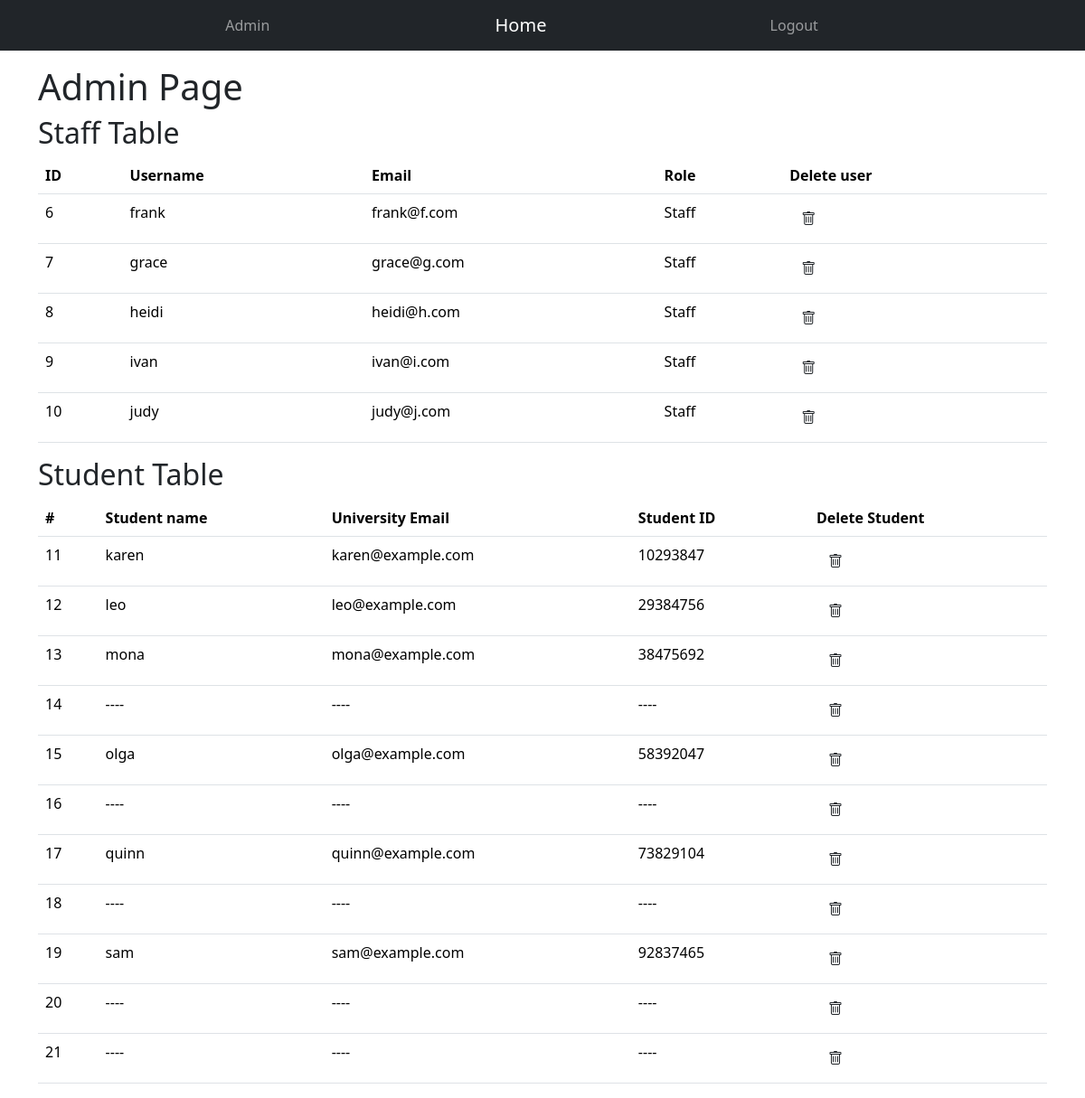
The page /admin (signed in) on the database its author committed.
### app/models.py (models this page shows, shortened)
@dataclass
class User(UserMixin, db.Model):
    __tablename__ = 'users'
    uid: so.Mapped[int] = so.mapped_column(primary_key=True)
    name: so.Mapped[str] = so.mapped_column(sa.String(32), index=True)
    username: so.Mapped[str] = so.mapped_column(sa.String(32), index=True)
    university_email: so.Mapped[str] = so.mapped_column(sa.String(120), index=True, unique=True)
    password_hash: so.Mapped[Optional[str]] = so.mapped_column(sa.String(256))
    role: so.Mapped[str] = so.mapped_column(sa.String(10), default="Student")
    __mapper_args__ = {
        "polymorphic_identity": "user",
        "polymorphic_on": role,
    }

class Admin(User):
    __mapper_args__ = {
        "polymorphic_identity": "Admin"
    }

class Student(User):
    __tablename__ = "students"
    uid: so.Mapped[int] = so.mapped_column(ForeignKey("users.uid"), primary_key=True)
    student_id: so.Mapped[int] = so.mapped_column(index=True)
    flagged: so.Mapped[bool] = so.mapped_column(sa.Boolean(), default=False)
    anonymous: so.Mapped[bool] = so.mapped_column(sa.Boolean(), default=True)
    forms_completed: so.Mapped[int] = so.mapped_column(default=0)
    best_category: so.Mapped[Optional[str]] = so.mapped_column(default=None)
    worst_category: so.Mapped[Optional[str]] = so.mapped_column(default=None)
    answers: so.Mapped[list["Answer"]] = relationship(back_populates="student", cascade="all, delete-orphan")
    __mapper_args__ = {
        "polymorphic_identity": "Student"
    }
    def display_attributes(self):
        return {
            "uid": self.uid,
            "name": "----",
            "username": "----",
            "role": self.role,
            "university_email": "----",
            "student_id": "----",
            "forms_completed": self.forms_completed,
            "anonymous": self.anonymous,
            "flagged": self.flagged,
            "best_category": self.best_category,
            "worst_category": self.worst_category,
        }

### app/views.py (the view)
@app.route("/admin")
@login_required
def admin():
    if current_user.role != "Admin":
        return redirect(url_for('home'))
    form = ChooseForm()
    q = db.select(User).where((User.role == "Staff"))
    staff = db.session.scalars(q)
    b = db.select(Student)
    students = db.session.scalars(b)
    anonymity_applied_students = apply_anonymity(students)
    students_attrs = [s.display_attributes() for s in anonymity_applied_students]
    return render_template('admin.html', title="Admin", staff=staff, form=form, students_attrs=students_attrs)

### app/models.py (called while the page is built)
@login.user_loader
def load_user(id):
    return db.session.get(User, int(id))

    def display_attributes(self):
        return {
            "uid": self.student.uid,
            "name": self.student.name,
            "username": self.student.username,
            "role": self.student.role,
            "university_email": self.student.university_email,
            "student_id": self.student.student_id,
            "forms_completed": self.student.forms_completed,
            "anonymous": self.student.anonymous,
            "flagged": self.student.flagged,
            "best_category": self.student.best_category,
            "worst_category": self.student.worst_category,
        }

### app/views.py (called while the page is built)
def apply_anonymity(students):
    new_students = []
    for stu in students:
        if not stu.anonymous:
            stu = VisibleStudent(stu)
        new_students.append(stu)
    return new_students

### app/templates/admin.html (shortened to what this page needs)
{% extends "base.html" %}
{% import "bootstrap_wtf.html" as wtf %}
{% block content %}
<h1>Admin Page</h1>
<div class="col-lg-12">
    <h2>Staff Table</h2>
    <table class="table">
    <thead>
        <tr>
            <th>ID</th>
            <th>Username</th>
            <th>Email</th>
            <th>Role</th>
            <th>Delete user</th>
        </tr>
    </thead>
    {% for user in staff %}
        <tr>
            <td>{{ user.uid }}</td>
            <td>{{ user.username }}</td>
            <td>{{ user.university_email }}</td>
            <td>{{ user.role }}</td>
            <td>
                <form action="{{ url_for('delete_user') }}" method="post">
                    <button class="btn" type="submit">
                        <i class="bi bi-trash"></i>
                    </button>
                </form>
            </td>
        </tr>
    {% endfor %}
</table>
</div>
<div class="col-lg-12">
    <h2>Student Table </h2>
    <table class="table">
    <thead>
        <tr>
            <th scope="col">#</th>
            <th scope="col">Student name</th>
            <th scope="col">University Email</th>
            <th scope="col">Student ID</th>
            <th scope="col">Delete Student</th>
        </tr>
    </thead>
    <tbody>
        {% for student_attr in students_attrs %}
        <tr>
            <td>{{ student_attr["uid"] }}</td>
            <td>{{ student_attr["name"] }}</td>
            <td>{{ student_attr["university_email"] }}</td>
            <td>{{ student_attr["student_id"] }}</td>
             <td>
                <form action="{{ url_for('delete_user') }}" method="post">
                    <button class="btn" type="submit">
                        <i class="bi bi-trash"></i>
                    </button>
                </form>
            </td>
        </tr>
        {% endfor %}
    </tbody>
</table>
{% endblock %}

### rows shown on the page
Admin: uid "6", username "frank", university_email "frank@f.com", role "Staff"
Admin: uid "7", username "grace", university_email "grace@g.com", role "Staff"
Admin: uid "8", username "heidi", university_email "heidi@h.com", role "Staff"
Admin: uid "9", username "ivan", university_email "ivan@i.com", role "Staff"
Admin: uid "10", username "judy", university_email "judy@j.com", role "Staff"
Student: uid "11", name "karen", university_email "karen@example.com", student_id "10293847"
Student: uid "12", name "leo", university_email "leo@example.com", student_id "29384756"
Student: uid "13", name "mona", university_email "mona@example.com", student_id "38475692"
Student: uid "14", name "----", university_email "----", student_id "----"
Student: uid "15", name "olga", university_email "olga@example.com", student_id "58392047"
Student: uid "16", name "----", university_email "----", student_id "----"
Student: uid "17", name "quinn", university_email "quinn@example.com", student_id "73829104"
Student: uid "18", name "----", university_email "----", student_id "----"
Student: uid "19", name "sam", university_email "sam@example.com", student_id "92837465"
Student: uid "20", name "----", university_email "----", student_id "----"
Student: uid "21", name "----", university_email "----", student_id "----"
